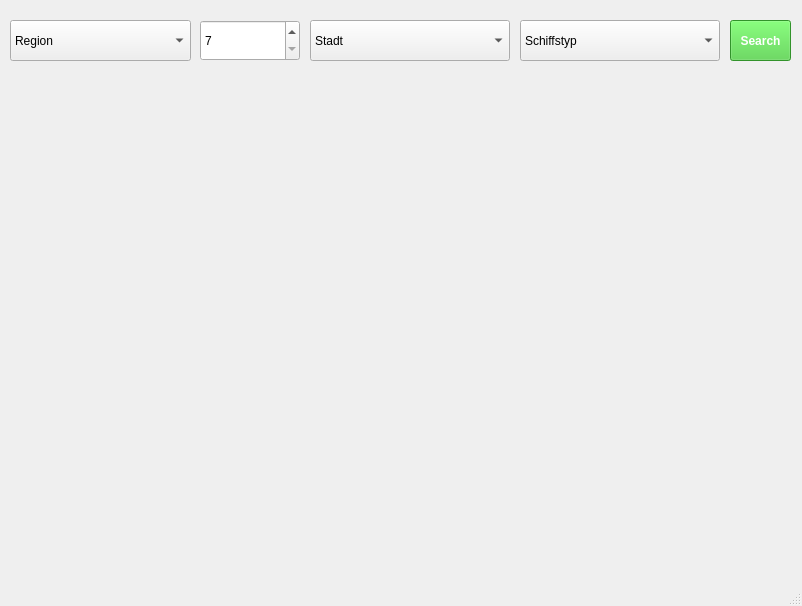
<?xml version="1.0" encoding="UTF-8"?>
<ui version="4.0">
 <class>MainWindow</class>
 <widget class="QMainWindow" name="MainWindow">
  <property name="enabled">
   <bool>true</bool>
  </property>
  <property name="geometry">
   <rect>
    <x>0</x>
    <y>0</y>
    <width>802</width>
    <height>606</height>
   </rect>
  </property>
  <property name="windowTitle">
   <string>MainWindow</string>
  </property>
  <property name="windowIcon">
   <iconset>
    <normaloff>../Bilder/SchiffIcon.png</normaloff>../Bilder/SchiffIcon.png</iconset>
  </property>
  <property name="layoutDirection">
   <enum>Qt::LeftToRight</enum>
  </property>
  <property name="autoFillBackground">
   <bool>false</bool>
  </property>
  <property name="styleSheet">
   <string notr="true">QMainWindow{background-image: url(:/newPrefix/Cruise Background 3.jpg) 0 0 0 0 stretch stretch;}</string>
  </property>
  <property name="iconSize">
   <size>
    <width>24</width>
    <height>24</height>
   </size>
  </property>
  <property name="animated">
   <bool>true</bool>
  </property>
  <property name="documentMode">
   <bool>false</bool>
  </property>
  <property name="dockOptions">
   <set>QMainWindow::AllowTabbedDocks|QMainWindow::AnimatedDocks</set>
  </property>
  <widget class="QWidget" name="centralwidget">
   <widget class="QComboBox" name="CBOrt">
    <property name="geometry">
     <rect>
      <x>10</x>
      <y>20</y>
      <width>181</width>
      <height>41</height>
     </rect>
    </property>
    <property name="toolTip">
     <string>&lt;html&gt;&lt;head/&gt;&lt;body&gt;&lt;p&gt;&lt;br/&gt;&lt;/p&gt;&lt;/body&gt;&lt;/html&gt;</string>
    </property>
    <property name="whatsThis">
     <string>&lt;html&gt;&lt;head/&gt;&lt;body&gt;&lt;p&gt;&lt;br/&gt;&lt;/p&gt;&lt;/body&gt;&lt;/html&gt;</string>
    </property>
    <property name="styleSheet">
     <string notr="true">CBOrt{background-color: white;}</string>
    </property>
    <item>
     <property name="text">
      <string comment="True">Region</string>
     </property>
    </item>
    <item>
     <property name="text">
      <string>Ostsee</string>
     </property>
    </item>
    <item>
     <property name="text">
      <string>Nordsee</string>
     </property>
    </item>
    <item>
     <property name="text">
      <string>Mittelmeer</string>
     </property>
    </item>
   </widget>
   <widget class="QComboBox" name="CBStadt">
    <property name="geometry">
     <rect>
      <x>310</x>
      <y>20</y>
      <width>200</width>
      <height>41</height>
     </rect>
    </property>
    <property name="styleSheet">
     <string notr="true">CBPersonen{background-color: white;}</string>
    </property>
    <item>
     <property name="text">
      <string>Stadt</string>
     </property>
    </item>
    <item>
     <property name="text">
      <string extracomment="Nordsee">Aberdeen</string>
     </property>
    </item>
    <item>
     <property name="text">
      <string extracomment="Mittelmeer">Algier</string>
     </property>
    </item>
    <item>
     <property name="text">
      <string extracomment="Nordsee">Amsterdam</string>
     </property>
    </item>
    <item>
     <property name="text">
      <string extracomment="Mittelmeer">Athen</string>
     </property>
    </item>
    <item>
     <property name="text">
      <string extracomment="Mittelmeer">Barcelona</string>
     </property>
    </item>
    <item>
     <property name="text">
      <string extracomment="Mittelmeer">Bari</string>
     </property>
    </item>
    <item>
     <property name="text">
      <string extracomment="Nordsee">Bergen</string>
     </property>
    </item>
    <item>
     <property name="text">
      <string extracomment="Mittelmeer">Cagliari</string>
     </property>
    </item>
    <item>
     <property name="text">
      <string extracomment="Mittelmeer">Catania</string>
     </property>
    </item>
    <item>
     <property name="text">
      <string extracomment="Ostsee">Danzig</string>
     </property>
    </item>
    <item>
     <property name="text">
      <string extracomment="Nordsee">Den Haag</string>
     </property>
    </item>
    <item>
     <property name="text">
      <string extracomment="Nordsee">Edinburg</string>
     </property>
    </item>
    <item>
     <property name="text">
      <string extracomment="Mittelmeer">Genua</string>
     </property>
    </item>
    <item>
     <property name="text">
      <string extracomment="Mittelmeer">Gibraltar</string>
     </property>
    </item>
    <item>
     <property name="text">
      <string extracomment="Nordsee">Göteborg</string>
     </property>
    </item>
    <item>
     <property name="text">
      <string extracomment="Nordsee">Haugesund</string>
     </property>
    </item>
    <item>
     <property name="text">
      <string extracomment="Ostsee">Helsinki</string>
     </property>
    </item>
    <item>
     <property name="text">
      <string extracomment="Ostsee">Kaliningrad</string>
     </property>
    </item>
    <item>
     <property name="text">
      <string extracomment="Ostsee">Kleipeda</string>
     </property>
    </item>
    <item>
     <property name="text">
      <string extracomment="Ostsee">Kopenhagen</string>
     </property>
    </item>
    <item>
     <property name="text">
      <string extracomment="Nordsee">Kristiansand</string>
     </property>
    </item>
    <item>
     <property name="text">
      <string extracomment="Mittelmeer">Malaga</string>
     </property>
    </item>
    <item>
     <property name="text">
      <string extracomment="Mittelmeer">Marseille</string>
     </property>
    </item>
    <item>
     <property name="text">
      <string extracomment="Mittelmeer">Neapel</string>
     </property>
    </item>
    <item>
     <property name="text">
      <string extracomment="Mittelmeer">Palermo</string>
     </property>
    </item>
    <item>
     <property name="text">
      <string extracomment="Ostsee">Riga</string>
     </property>
    </item>
    <item>
     <property name="text">
      <string extracomment="Nordsee">Reykjavik</string>
     </property>
    </item>
    <item>
     <property name="text">
      <string extracomment="Ostsee">Sankt Petersburg</string>
     </property>
    </item>
    <item>
     <property name="text">
      <string extracomment="Mittelmeer">Split</string>
     </property>
    </item>
    <item>
     <property name="text">
      <string extracomment="Ostsee">Stockholm</string>
     </property>
    </item>
    <item>
     <property name="text">
      <string extracomment="Ostsee">Stralsund</string>
     </property>
    </item>
    <item>
     <property name="text">
      <string extracomment="Ostsee">Tallin</string>
     </property>
    </item>
    <item>
     <property name="text">
      <string extracomment="Mittelmeer">Tanger</string>
     </property>
    </item>
    <item>
     <property name="text">
      <string extracomment="Nordsee">Torshavn</string>
     </property>
    </item>
    <item>
     <property name="text">
      <string extracomment="Nordsee">Tromsö</string>
     </property>
    </item>
    <item>
     <property name="text">
      <string extracomment="Nordsee">Trondheim</string>
     </property>
    </item>
    <item>
     <property name="text">
      <string extracomment="Mittelmeer">Tunis</string>
     </property>
    </item>
    <item>
     <property name="text">
      <string extracomment="Mittelmeer">Valencia</string>
     </property>
    </item>
    <item>
     <property name="text">
      <string extracomment="Mittelmeer">Valetta</string>
     </property>
    </item>
    <item>
     <property name="text">
      <string extracomment="Mittelmeer">Venedig</string>
     </property>
    </item>
    <item>
     <property name="text">
      <string extracomment="Ostsee">Visby</string>
     </property>
    </item>
    <item>
     <property name="text">
      <string extracomment="Ostsee">Ystad</string>
     </property>
    </item>
   </widget>
   <widget class="QPushButton" name="SearchButton">
    <property name="geometry">
     <rect>
      <x>730</x>
      <y>20</y>
      <width>61</width>
      <height>41</height>
     </rect>
    </property>
    <property name="font">
     <font>
      <weight>75</weight>
      <italic>false</italic>
      <bold>true</bold>
      <underline>false</underline>
      <strikeout>false</strikeout>
     </font>
    </property>
    <property name="cursor">
     <cursorShape>ArrowCursor</cursorShape>
    </property>
    <property name="mouseTracking">
     <bool>false</bool>
    </property>
    <property name="styleSheet">
     <string notr="true">background-color: rgb(70, 206, 60);
color: white;</string>
    </property>
    <property name="text">
     <string>Search</string>
    </property>
    <property name="autoRepeat">
     <bool>false</bool>
    </property>
   </widget>
   <widget class="QSpinBox" name="UbernachtungenSB">
    <property name="geometry">
     <rect>
      <x>200</x>
      <y>20</y>
      <width>100</width>
      <height>41</height>
     </rect>
    </property>
    <property name="styleSheet">
     <string notr="true">UbernachtungenSB{background-color: white;}</string>
    </property>
    <property name="minimum">
     <number>7</number>
    </property>
    <property name="maximum">
     <number>21</number>
    </property>
    <property name="value">
     <number>7</number>
    </property>
   </widget>
   <widget class="QComboBox" name="CBSchiffsTyp">
    <property name="geometry">
     <rect>
      <x>520</x>
      <y>20</y>
      <width>200</width>
      <height>41</height>
     </rect>
    </property>
    <property name="styleSheet">
     <string notr="true">CBPersonen{background-color: white;}</string>
    </property>
    <item>
     <property name="text">
      <string>Schiffstyp</string>
     </property>
    </item>
    <item>
     <property name="text">
      <string>A</string>
     </property>
    </item>
    <item>
     <property name="text">
      <string>B</string>
     </property>
    </item>
    <item>
     <property name="text">
      <string>C</string>
     </property>
    </item>
    <item>
     <property name="text">
      <string>D</string>
     </property>
    </item>
    <item>
     <property name="text">
      <string>E</string>
     </property>
    </item>
    <item>
     <property name="text">
      <string>F</string>
     </property>
    </item>
   </widget>
  </widget>
  <widget class="QStatusBar" name="statusbar"/>
 </widget>
 <resources>
  <include location="Test files for images/test.qrc"/>
 </resources>
 <connections/>
</ui>
